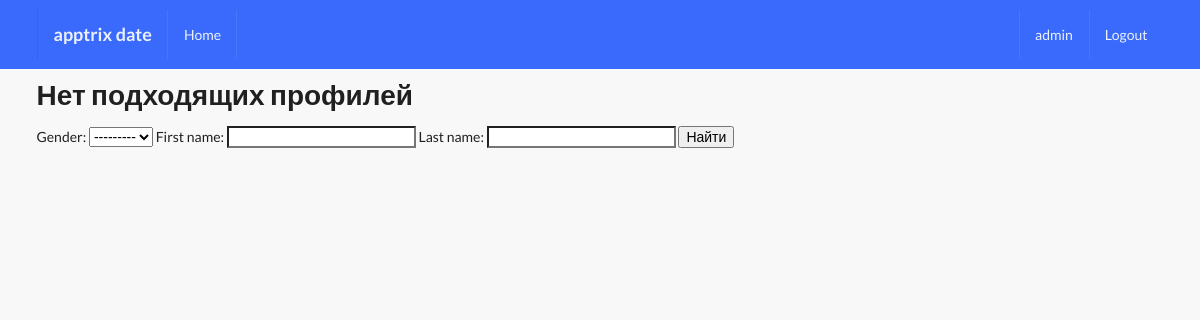
The page /profiles/all_profiles/ (signed in) on the database as committed earlier.
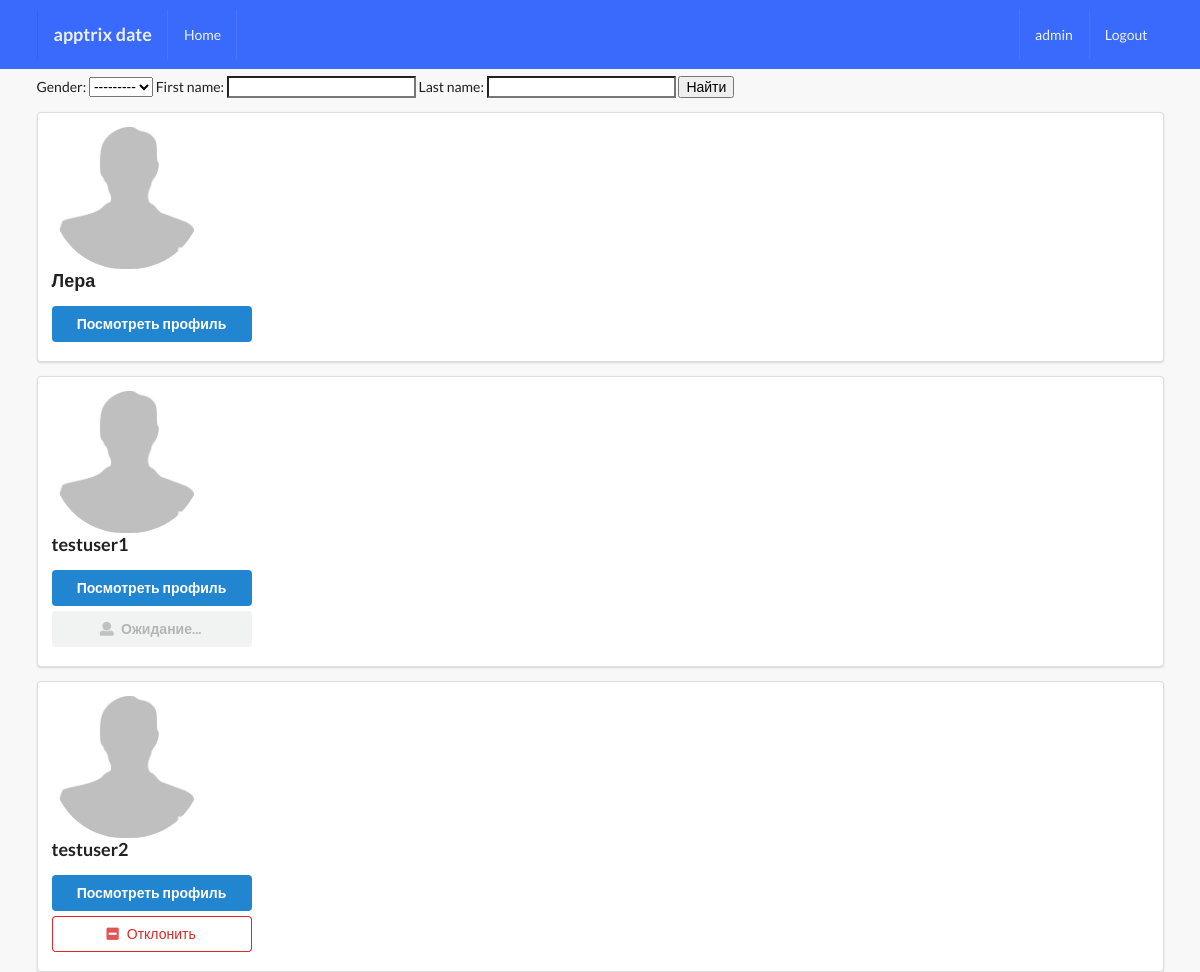
The same page on the database as committed later.
### profiles/models.py (models this page shows, shortened)
class Profile(models.Model):
    GENDER_CHOICES = (
        ('М', 'муж'),
        ('Ж', 'жен'),
    )
    first_name = models.CharField(max_length=200, blank=True)
    last_name = models.CharField(max_length=200, blank=True)
    gender = models.CharField(max_length=1, choices=GENDER_CHOICES)
    user = models.OneToOneField(User, on_delete=models.CASCADE)
    avatar = models.ImageField(default='avatar.png', upload_to='avatars/')
    email = models.EmailField(max_length=200, blank=True)
    match = models.ManyToManyField(User, blank=True, related_name='match')
    objects = ProfileManager()

### profiles/views.py (the view)
# urls.py: path('all_profiles/', ProfileListView.as_view(), name='all-profiles-view'),
class ProfileListView(ListView):
    model = Profile
    template_name = 'profiles/profile_list.html'
    context_object_name = 'qs'
    queryset = Profile.objects.all()
    def get_queryset(self):
        qs = Profile.objects.get_all_profiles(self.request.user)
        return qs
    def get_context_data(self, **kwargs):
        context = super().get_context_data(**kwargs)
        user = User.objects.get(username__iexact=self.request.user) # iexact возвращает юзернейм без учета регистра знаков
        profile = Profile.objects.get(user=user) # получаем профиль юзера
        rel_r = Relationship.objects.filter(sender=profile) # список отправленных запросов на добавление в друзья
        rel_s = Relationship.objects.filter(receiver=profile) # список принятых запросов на добавление в друзья
        rel_receiver = []
        rel_sender = [] # пустые списки для добавления в них отправленных и принятых запросов в друзья
        for item in rel_r:
            rel_receiver.append(item.receiver.user)
        for item in rel_s:
            rel_sender.append(item.sender.user)
        context['rel_receiver'] = rel_receiver
        context['rel_sender'] = rel_sender
        context['is_empty'] = False
        if len(self.get_queryset()) == 0:
            context['is_empty'] = True
        context['filter'] = ProfileFilter(self.request.GET, queryset=self.get_queryset())
        return context

### profiles/models.py (called while the page is built)
    def get_all_profiles(self, me):
        profiles = Profile.objects.all().exclude(user=me) # все профили кроме себя
        return profiles

### profiles/templates/profiles/profile_list.html (shortened to what this page needs)
{% extends 'base.html' %}
{% block content %}
{% if is_empty %}
    <h1>Нет подходящих профилей</h1>
{% endif %}
<form method="GET">
    {{ filter.form }}
    <input type="submit" value="Найти">
</form>
{% for obj in filter.qs %}
    <div class="ui segment">
        <div class="ui grid>">
            <div class="row">
                <div class="three wide column">
                    <img class="ui small circular image" src={{obj.avatar.url}}>
                </div>
                <div class="thirteen wide column">
                    <h3>{{obj.user}}</h3>
                    <a href="{% url 'profiles:profile-client' obj.pk %}"><button class="ui primary button mb-5 w-big">Посмотреть профиль</button></a>
                    <br>
                    {% if obj.user in rel_receiver and request.user not in obj.match.all %}
                        <button class="ui disabled button mb-5 w-big"><i class="user icon"></i>Ожидание...</button>
                    {% endif %}
                    {% if request.user in obj.match.all %}
                        <form action="{% url 'profiles:remove-match' %}" method="POST">
                            <button type="submit" class="ui negative basic button mb-5 w-big"><i class="minus square icon"></i>Отклонить</button>
                        </form>
                    {% endif %}
                </div>
            </div>
        </div>
    </div>
{% endfor %}
{% endblock content %}

### templates/base.html (shortened to what this page needs)
{% load static %}
<!doctype html>
<html lang="en">
  <head>
    <link rel="stylesheet" type="text/css" href={% static 'style.css' %}
    <link rel="stylesheet" type='text/css' href="https://cdnjs.cloudflare.com/ajax/libs/semantic-ui/2.2.14/semantic.min.css">
  </head>
  <body>
  {% include 'main/navbar.html' %}
    <div class="ui container">
      {% block content %}
      {% endblock content %}
    </div>
  </body>
</html>

### templates/main/navbar.html
<div class="ui inverted menu nav mb-7">
  <div class="ui container">
    <a href="" class="item">
        <h3>apptrix date</h3>
    </a>
    {% if request.user.is_authenticated %}
    <a href="" class="item">
        Home
    </a>
    {% endif %}
    <div class="right menu">
        {% if request.user.is_authenticated %}
            <a href="" class="item">
                 {{ request.user }}
            </a>
            <a href="" class="ui item">
                Logout
            </a>
        {% else %}
        <a href="" class="ui item">
                Login
            </a>
        {% endif %}
    </div>
  </div>
</div>

### static_project/style.css (style rules this page uses)
body { background: #F8F8F8 !important; }
.nav { border-radius: 0px !important; padding: 10px 0 10px 0 !important; background-color: #396afc !important; }
.mb-7 { margin-bottom: 7px !important; }
.mb-5 { margin-bottom: 5px !important; }
.w-big { width: 200px !important; }

Rows that differ between the two databases and show on the page:
added Profile: avatar (placeholder picture), user "Лера"
added Profile: avatar (placeholder picture), user "testuser1", shows "Ожидание..."
added Profile: avatar (placeholder picture), user "testuser2"
Other text that changed with them:
text no longer shown: "Нет подходящих профилей"
